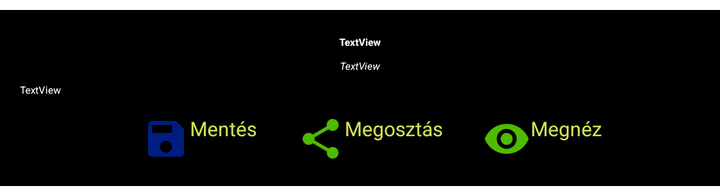
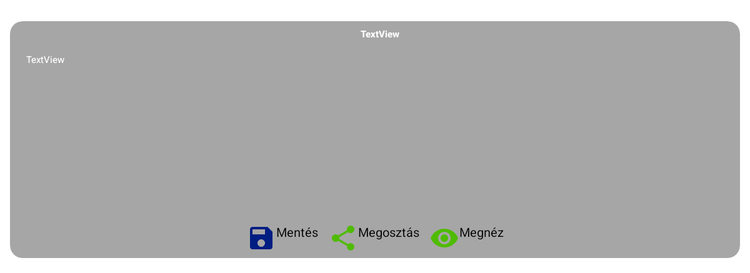

One screen, two layout resources from the same app: the default and the repository's alternative for another configuration. Each is rendered where Android would select it; the XML of both is given below.
<!-- AndroidManifest.xml: application theme OwnTheme -->
<!-- res/layout/rssitem_layout.xml -->
<?xml version="1.0" encoding="utf-8"?>
<androidx.constraintlayout.widget.ConstraintLayout xmlns:android="http://schemas.android.com/apk/res/android"
    xmlns:app="http://schemas.android.com/apk/res-auto"
    xmlns:tools="http://schemas.android.com/tools"
    android:layout_width="match_parent"
    android:layout_height="wrap_content"
    android:layout_marginTop="5dp"
    android:layout_marginBottom="5dp"
    android:background="#000000">

    <androidx.cardview.widget.CardView
        android:layout_width="match_parent"
        android:layout_height="wrap_content"
        app:cardBackgroundColor="#000000"
        app:cardCornerRadius="10dp"
        app:cardElevation="5dp"
        app:cardPreventCornerOverlap="false"
        app:cardUseCompatPadding="true"
        app:layout_constraintEnd_toEndOf="parent"
        app:layout_constraintStart_toStartOf="parent"
        app:layout_constraintTop_toTopOf="parent">

        <LinearLayout
            android:layout_width="match_parent"
            android:layout_height="match_parent"
            android:orientation="vertical">

            <TextView
                android:id="@+id/tvTitle"
                android:layout_width="match_parent"
                android:layout_height="wrap_content"
                android:gravity="center"
                android:padding="5dp"
                android:shadowColor="#FFFFFF"
                android:text="TextView"
                android:textAppearance="@style/TextAppearance.AppCompat.Body1"
                android:textColor="#FFFFFF"
                android:textStyle="bold" />

            <TextView
                android:id="@+id/tvPubDate"
                android:layout_width="match_parent"
                android:layout_height="wrap_content"
                android:gravity="center"
                android:text="TextView"
                android:textAppearance="@style/TextAppearance.AppCompat.Small"
                android:textColor="#FFFFFF"
                android:textStyle="italic" />

            <TextView
                android:id="@+id/tvDesc"
                android:layout_width="match_parent"
                android:layout_height="wrap_content"
                android:layout_margin="5dp"
                android:ellipsize="none"
                android:scrollHorizontally="false"
                android:singleLine="false"
                android:text="TextView"
                android:textAppearance="@style/TextAppearance.AppCompat.Body1"
                android:textColor="#FFFFFF" />

            <LinearLayout
                android:layout_width="match_parent"
                android:layout_height="wrap_content"
                android:layout_gravity="center|end"
                android:gravity="center"
                android:orientation="horizontal">

                <Button
                    android:id="@+id/btnSaveHir"
                    style="@style/Widget.MaterialComponents.Button.Icon"
                    android:layout_width="wrap_content"
                    android:layout_height="wrap_content"
                    android:layout_margin="4dp"
                    android:drawableLeft="@drawable/ic_save_black_24dp"
                    android:text="Mentés"
                    android:textColor="#D4E157"
                    android:textSize="10sp" />

                <Button
                    android:id="@+id/btnHirMegoszt"
                    style="@style/Widget.MaterialComponents.Button.Icon"
                    android:layout_width="wrap_content"
                    android:layout_height="wrap_content"
                    android:layout_margin="4dp"
                    android:drawableLeft="@drawable/ic_share_black_24dp"
                    android:text="Megosztás"
                    android:textColor="#D4E157"
                    android:textSize="10sp" />

                <Button
                    android:id="@+id/btnGo"
                    style="@style/Widget.MaterialComponents.Button.Icon"
                    android:layout_width="wrap_content"
                    android:layout_height="wrap_content"
                    android:layout_margin="4dp"
                    android:drawableLeft="@drawable/ic_remove_red_eye_black_24dp"
                    android:text="Megnéz"
                    android:textColor="#D4E157"
                    android:textSize="10sp" />
            </LinearLayout>


            
        </LinearLayout>
    </androidx.cardview.widget.CardView>

</androidx.constraintlayout.widget.ConstraintLayout>
<!-- resources referenced by this layout -->
<resources>
  <!-- drawable ic_remove_red_eye_black_24dp (drawable) -->
  <vector android:height="24dp" android:tint="#4FBB00"
      android:viewportHeight="24.0" android:viewportWidth="24.0"
      android:width="24dp" xmlns:android="http://schemas.android.com/apk/res/android">
      <path android:fillColor="#FF000000" android:pathData="M12,4.5C7,4.5 2.73,7.61 1,12c1.73,4.39 6,7.5 11,7.5s9.27,-3.11 11,-7.5c-1.73,-4.39 -6,-7.5 -11,-7.5zM12,17c-2.76,0 -5,-2.24 -5,-5s2.24,-5 5,-5 5,2.24 5,5 -2.24,5 -5,5zM12,9c-1.66,0 -3,1.34 -3,3s1.34,3 3,3 3,-1.34 3,-3 -1.34,-3 -3,-3z"/>
  </vector>
  <!-- drawable ic_save_black_24dp (drawable) -->
  <vector android:height="24dp" android:tint="#001D82"
      android:viewportHeight="24.0" android:viewportWidth="24.0"
      android:width="24dp" xmlns:android="http://schemas.android.com/apk/res/android">
      <path android:fillColor="#FF000000" android:pathData="M17,3L5,3c-1.11,0 -2,0.9 -2,2v14c0,1.1 0.89,2 2,2h14c1.1,0 2,-0.9 2,-2L21,7l-4,-4zM12,19c-1.66,0 -3,-1.34 -3,-3s1.34,-3 3,-3 3,1.34 3,3 -1.34,3 -3,3zM15,9L5,9L5,5h10v4z"/>
  </vector>
  <!-- drawable ic_share_black_24dp (drawable) -->
  <vector android:height="24dp" android:tint="#4FBB00"
      android:viewportHeight="24.0" android:viewportWidth="24.0"
      android:width="24dp" xmlns:android="http://schemas.android.com/apk/res/android">
      <path android:fillColor="#FF000000" android:pathData="M18,16.08c-0.76,0 -1.44,0.3 -1.96,0.77L8.91,12.7c0.05,-0.23 0.09,-0.46 0.09,-0.7s-0.04,-0.47 -0.09,-0.7l7.05,-4.11c0.54,0.5 1.25,0.81 2.04,0.81 1.66,0 3,-1.34 3,-3s-1.34,-3 -3,-3 -3,1.34 -3,3c0,0.24 0.04,0.47 0.09,0.7L8.04,9.81C7.5,9.31 6.79,9 6,9c-1.66,0 -3,1.34 -3,3s1.34,3 3,3c0.79,0 1.5,-0.31 2.04,-0.81l7.12,4.16c-0.05,0.21 -0.08,0.43 -0.08,0.65 0,1.61 1.31,2.92 2.92,2.92 1.61,0 2.92,-1.31 2.92,-2.92s-1.31,-2.92 -2.92,-2.92z"/>
  </vector>
</resources>
<!-- res/layout-sw600dp/rssitem_layout.xml (the repository's variant of the layout above) -->
<!-- drawn on a 7-inch tablet held upright -->
<?xml version="1.0" encoding="utf-8"?>
<androidx.constraintlayout.widget.ConstraintLayout xmlns:android="http://schemas.android.com/apk/res/android"
    xmlns:app="http://schemas.android.com/apk/res-auto"
    xmlns:tools="http://schemas.android.com/tools"
    android:layout_width="match_parent"
    android:layout_height="wrap_content"
    android:layout_marginTop="5dp">

    <androidx.cardview.widget.CardView
        android:layout_width="match_parent"
        android:layout_height="0dp"
        app:cardBackgroundColor="#59000000"
        app:cardCornerRadius="10dp"
        app:cardElevation="8dp"
        app:cardPreventCornerOverlap="false"
        app:cardUseCompatPadding="true"
        app:layout_constraintEnd_toEndOf="parent"
        app:layout_constraintStart_toStartOf="parent"
        app:layout_constraintTop_toTopOf="parent">

        <LinearLayout
            android:layout_width="match_parent"
            android:layout_height="wrap_content"
            android:orientation="vertical">

            <LinearLayout
                android:layout_width="match_parent"
                android:layout_height="wrap_content"
                android:orientation="horizontal">

                <ImageView
                    android:id="@+id/imageView"
                    android:layout_width="wrap_content"
                    android:layout_height="150dp"
                    android:layout_gravity="center"
                    android:layout_margin="4dp"
                    android:layout_weight="0"
                    android:adjustViewBounds="true"
                    app:srcCompat="@drawable/ic_rss_feed_black_24dp" />

                <LinearLayout
                    android:layout_width="match_parent"
                    android:layout_height="match_parent"
                    android:orientation="vertical">

                    <TextView
                        android:id="@+id/tvTitle"
                        android:layout_width="match_parent"
                        android:layout_height="wrap_content"
                        android:gravity="center"
                        android:padding="5dp"
                        android:shadowColor="#FFFFFF"
                        android:text="TextView"
                        android:textAppearance="@style/TextAppearance.AppCompat.Large"
                        android:textColor="#FFFFFF"
                        android:textStyle="bold" />
                    <androidx.core.widget.NestedScrollView
                        android:layout_width="match_parent"
                        android:layout_height="match_parent"
                        android:fillViewport="true">
                        <TextView
                            android:id="@+id/tvDesc"
                            android:layout_width="match_parent"
                            android:layout_height="wrap_content"
                            android:layout_margin="5dp"
                            android:autoLink="web"
                            android:ellipsize="none"
                            android:scrollHorizontally="false"
                            android:singleLine="false"
                            android:text="TextView"
                            android:textAppearance="@style/TextAppearance.AppCompat.Medium"
                            android:textColor="#FFFFFF" />
                    </androidx.core.widget.NestedScrollView>
                    <TextView
                        android:id="@+id/tvPubDate"
                        android:layout_width="match_parent"
                        android:layout_height="wrap_content"
                        android:gravity="right"
                        android:text="TextView"
                        android:textAppearance="@style/TextAppearance.AppCompat.Small"
                        android:textColor="#FFFFFF"
                        android:textStyle="italic" />
                </LinearLayout>


                
            </LinearLayout>

            <LinearLayout
                android:layout_width="match_parent"
                android:layout_height="wrap_content"
                android:layout_gravity="bottom|end"
                android:gravity="center"
                android:orientation="horizontal">

                <Button
                    android:id="@+id/btnSaveHir"
                    style="@android:style/Widget.DeviceDefault.Light.Button"
                    android:layout_width="wrap_content"
                    android:layout_height="wrap_content"
                    android:layout_margin="4dp"
                    android:drawableLeft="@drawable/ic_save_black_24dp"
                    android:text="Mentés"
                    android:textColor="#000000"
                    android:textSize="10sp" />

                <Button
                    android:id="@+id/btnHirMegoszt"
                    style="@android:style/Widget.DeviceDefault.Light.Button"
                    android:layout_width="wrap_content"
                    android:layout_height="wrap_content"
                    android:layout_margin="4dp"
                    android:drawableLeft="@drawable/ic_share_black_24dp"
                    android:text="Megosztás"
                    android:textColor="#000000"
                    android:textSize="10sp" />

                <Button
                    android:id="@+id/btnGo"
                    style="@android:style/Widget.DeviceDefault.Light.Button"
                    android:layout_width="wrap_content"
                    android:layout_height="wrap_content"
                    android:layout_margin="4dp"
                    android:drawableLeft="@drawable/ic_remove_red_eye_black_24dp"
                    android:text="Megnéz"
                    android:textColor="#000000"
                    android:textSize="10sp" />
            </LinearLayout>
        </LinearLayout>

    </androidx.cardview.widget.CardView>

</androidx.constraintlayout.widget.ConstraintLayout>
<!-- resources referenced by the variant -->
<!-- as a 7-inch tablet held upright resolves them -->
<resources>
  <!-- drawable ic_remove_red_eye_black_24dp (drawable) -->
  <vector android:height="24dp" android:tint="#4FBB00"
      android:viewportHeight="24.0" android:viewportWidth="24.0"
      android:width="24dp" xmlns:android="http://schemas.android.com/apk/res/android">
      <path android:fillColor="#FF000000" android:pathData="M12,4.5C7,4.5 2.73,7.61 1,12c1.73,4.39 6,7.5 11,7.5s9.27,-3.11 11,-7.5c-1.73,-4.39 -6,-7.5 -11,-7.5zM12,17c-2.76,0 -5,-2.24 -5,-5s2.24,-5 5,-5 5,2.24 5,5 -2.24,5 -5,5zM12,9c-1.66,0 -3,1.34 -3,3s1.34,3 3,3 3,-1.34 3,-3 -1.34,-3 -3,-3z"/>
  </vector>
  <!-- drawable ic_rss_feed_black_24dp (drawable) -->
  <vector android:height="24dp" android:tint="#4FBB00"
      android:viewportHeight="24.0" android:viewportWidth="24.0"
      android:width="24dp" xmlns:android="http://schemas.android.com/apk/res/android">
      <path android:fillColor="#FF000000" android:pathData="M6.18,17.82m-2.18,0a2.18,2.18 0,1 1,4.36 0a2.18,2.18 0,1 1,-4.36 0"/>
      <path android:fillColor="#FF000000" android:pathData="M4,4.44v2.83c7.03,0 12.73,5.7 12.73,12.73h2.83c0,-8.59 -6.97,-15.56 -15.56,-15.56zM4,10.1v2.83c3.9,0 7.07,3.17 7.07,7.07h2.83c0,-5.47 -4.43,-9.9 -9.9,-9.9z"/>
  </vector>
  <!-- drawable ic_save_black_24dp (drawable) -->
  <vector android:height="24dp" android:tint="#001D82"
      android:viewportHeight="24.0" android:viewportWidth="24.0"
      android:width="24dp" xmlns:android="http://schemas.android.com/apk/res/android">
      <path android:fillColor="#FF000000" android:pathData="M17,3L5,3c-1.11,0 -2,0.9 -2,2v14c0,1.1 0.89,2 2,2h14c1.1,0 2,-0.9 2,-2L21,7l-4,-4zM12,19c-1.66,0 -3,-1.34 -3,-3s1.34,-3 3,-3 3,1.34 3,3 -1.34,3 -3,3zM15,9L5,9L5,5h10v4z"/>
  </vector>
  <!-- drawable ic_share_black_24dp (drawable) -->
  <vector android:height="24dp" android:tint="#4FBB00"
      android:viewportHeight="24.0" android:viewportWidth="24.0"
      android:width="24dp" xmlns:android="http://schemas.android.com/apk/res/android">
      <path android:fillColor="#FF000000" android:pathData="M18,16.08c-0.76,0 -1.44,0.3 -1.96,0.77L8.91,12.7c0.05,-0.23 0.09,-0.46 0.09,-0.7s-0.04,-0.47 -0.09,-0.7l7.05,-4.11c0.54,0.5 1.25,0.81 2.04,0.81 1.66,0 3,-1.34 3,-3s-1.34,-3 -3,-3 -3,1.34 -3,3c0,0.24 0.04,0.47 0.09,0.7L8.04,9.81C7.5,9.31 6.79,9 6,9c-1.66,0 -3,1.34 -3,3s1.34,3 3,3c0.79,0 1.5,-0.31 2.04,-0.81l7.12,4.16c-0.05,0.21 -0.08,0.43 -0.08,0.65 0,1.61 1.31,2.92 2.92,2.92 1.61,0 2.92,-1.31 2.92,-2.92s-1.31,-2.92 -2.92,-2.92z"/>
  </vector>
</resources>
